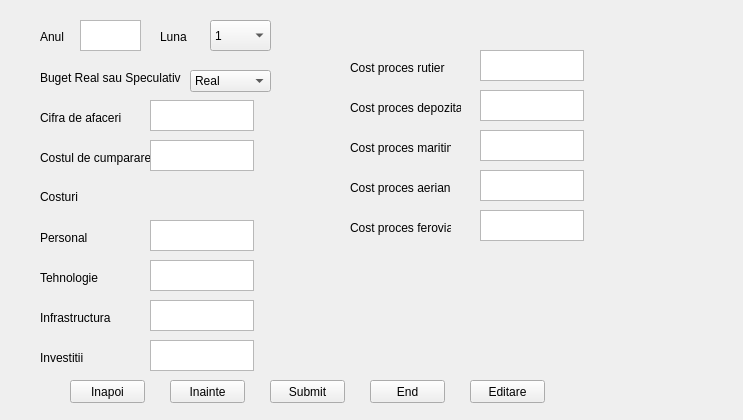
<?xml version="1.0" encoding="UTF-8"?>
<ui version="4.0">
 <class>buget</class>
 <widget class="QWidget" name="buget">
  <property name="geometry">
   <rect>
    <x>0</x>
    <y>0</y>
    <width>743</width>
    <height>420</height>
   </rect>
  </property>
  <property name="windowTitle">
   <string>Form</string>
  </property>
  <widget class="QPushButton" name="pushButton">
   <property name="geometry">
    <rect>
     <x>270</x>
     <y>380</y>
     <width>75</width>
     <height>23</height>
    </rect>
   </property>
   <property name="text">
    <string>Submit</string>
   </property>
  </widget>
  <widget class="QPushButton" name="pushButton_2">
   <property name="geometry">
    <rect>
     <x>370</x>
     <y>380</y>
     <width>75</width>
     <height>23</height>
    </rect>
   </property>
   <property name="text">
    <string>End</string>
   </property>
  </widget>
  <widget class="QLabel" name="label">
   <property name="geometry">
    <rect>
     <x>40</x>
     <y>30</y>
     <width>47</width>
     <height>13</height>
    </rect>
   </property>
   <property name="text">
    <string>Anul</string>
   </property>
  </widget>
  <widget class="QLabel" name="label_2">
   <property name="geometry">
    <rect>
     <x>40</x>
     <y>70</y>
     <width>141</width>
     <height>16</height>
    </rect>
   </property>
   <property name="text">
    <string>Buget Real sau Speculativ?</string>
   </property>
  </widget>
  <widget class="QLabel" name="label_3">
   <property name="geometry">
    <rect>
     <x>40</x>
     <y>110</y>
     <width>91</width>
     <height>16</height>
    </rect>
   </property>
   <property name="text">
    <string>Cifra de afaceri</string>
   </property>
  </widget>
  <widget class="QLabel" name="label_4">
   <property name="geometry">
    <rect>
     <x>40</x>
     <y>150</y>
     <width>111</width>
     <height>16</height>
    </rect>
   </property>
   <property name="text">
    <string>Costul de cumparare</string>
   </property>
  </widget>
  <widget class="QLabel" name="label_5">
   <property name="geometry">
    <rect>
     <x>40</x>
     <y>190</y>
     <width>47</width>
     <height>13</height>
    </rect>
   </property>
   <property name="text">
    <string>Costuri</string>
   </property>
  </widget>
  <widget class="QLabel" name="label_6">
   <property name="geometry">
    <rect>
     <x>40</x>
     <y>230</y>
     <width>71</width>
     <height>16</height>
    </rect>
   </property>
   <property name="text">
    <string>Personal</string>
   </property>
  </widget>
  <widget class="QLabel" name="label_7">
   <property name="geometry">
    <rect>
     <x>40</x>
     <y>270</y>
     <width>81</width>
     <height>16</height>
    </rect>
   </property>
   <property name="text">
    <string>Tehnologie</string>
   </property>
  </widget>
  <widget class="QLabel" name="label_8">
   <property name="geometry">
    <rect>
     <x>40</x>
     <y>310</y>
     <width>91</width>
     <height>16</height>
    </rect>
   </property>
   <property name="text">
    <string>Infrastructura</string>
   </property>
  </widget>
  <widget class="QLabel" name="label_9">
   <property name="geometry">
    <rect>
     <x>40</x>
     <y>350</y>
     <width>81</width>
     <height>16</height>
    </rect>
   </property>
   <property name="text">
    <string>Investitii</string>
   </property>
  </widget>
  <widget class="QTextEdit" name="textEdit">
   <property name="geometry">
    <rect>
     <x>80</x>
     <y>20</y>
     <width>61</width>
     <height>31</height>
    </rect>
   </property>
  </widget>
  <widget class="QComboBox" name="comboBox">
   <property name="geometry">
    <rect>
     <x>190</x>
     <y>70</y>
     <width>81</width>
     <height>22</height>
    </rect>
   </property>
   <item>
    <property name="text">
     <string>Real</string>
    </property>
   </item>
   <item>
    <property name="text">
     <string>Speculativ</string>
    </property>
   </item>
  </widget>
  <widget class="QTextEdit" name="textEdit_2">
   <property name="geometry">
    <rect>
     <x>150</x>
     <y>100</y>
     <width>104</width>
     <height>31</height>
    </rect>
   </property>
  </widget>
  <widget class="QTextEdit" name="textEdit_3">
   <property name="geometry">
    <rect>
     <x>150</x>
     <y>140</y>
     <width>104</width>
     <height>31</height>
    </rect>
   </property>
  </widget>
  <widget class="QTextEdit" name="textEdit_4">
   <property name="geometry">
    <rect>
     <x>150</x>
     <y>220</y>
     <width>104</width>
     <height>31</height>
    </rect>
   </property>
  </widget>
  <widget class="QTextEdit" name="textEdit_5">
   <property name="geometry">
    <rect>
     <x>150</x>
     <y>260</y>
     <width>104</width>
     <height>31</height>
    </rect>
   </property>
  </widget>
  <widget class="QTextEdit" name="textEdit_6">
   <property name="geometry">
    <rect>
     <x>150</x>
     <y>300</y>
     <width>104</width>
     <height>31</height>
    </rect>
   </property>
  </widget>
  <widget class="QTextEdit" name="textEdit_7">
   <property name="geometry">
    <rect>
     <x>150</x>
     <y>340</y>
     <width>104</width>
     <height>31</height>
    </rect>
   </property>
  </widget>
  <widget class="QLabel" name="label_10">
   <property name="geometry">
    <rect>
     <x>160</x>
     <y>30</y>
     <width>47</width>
     <height>13</height>
    </rect>
   </property>
   <property name="text">
    <string>Luna</string>
   </property>
  </widget>
  <widget class="QComboBox" name="comboBox_2">
   <property name="geometry">
    <rect>
     <x>210</x>
     <y>20</y>
     <width>61</width>
     <height>31</height>
    </rect>
   </property>
   <item>
    <property name="text">
     <string>1</string>
    </property>
   </item>
   <item>
    <property name="text">
     <string>2</string>
    </property>
   </item>
   <item>
    <property name="text">
     <string>3</string>
    </property>
   </item>
   <item>
    <property name="text">
     <string>4</string>
    </property>
   </item>
   <item>
    <property name="text">
     <string>5</string>
    </property>
   </item>
   <item>
    <property name="text">
     <string>6</string>
    </property>
   </item>
   <item>
    <property name="text">
     <string>7</string>
    </property>
   </item>
   <item>
    <property name="text">
     <string>8</string>
    </property>
   </item>
   <item>
    <property name="text">
     <string>9</string>
    </property>
   </item>
   <item>
    <property name="text">
     <string>10</string>
    </property>
   </item>
   <item>
    <property name="text">
     <string>11</string>
    </property>
   </item>
   <item>
    <property name="text">
     <string>12</string>
    </property>
   </item>
  </widget>
  <widget class="QLabel" name="label_11">
   <property name="geometry">
    <rect>
     <x>350</x>
     <y>60</y>
     <width>101</width>
     <height>16</height>
    </rect>
   </property>
   <property name="text">
    <string>Cost proces rutier</string>
   </property>
  </widget>
  <widget class="QLabel" name="label_12">
   <property name="geometry">
    <rect>
     <x>350</x>
     <y>100</y>
     <width>111</width>
     <height>16</height>
    </rect>
   </property>
   <property name="text">
    <string>Cost proces depozitare</string>
   </property>
  </widget>
  <widget class="QLabel" name="label_13">
   <property name="geometry">
    <rect>
     <x>350</x>
     <y>140</y>
     <width>101</width>
     <height>16</height>
    </rect>
   </property>
   <property name="text">
    <string>Cost proces maritim</string>
   </property>
  </widget>
  <widget class="QLabel" name="label_14">
   <property name="geometry">
    <rect>
     <x>350</x>
     <y>180</y>
     <width>101</width>
     <height>16</height>
    </rect>
   </property>
   <property name="text">
    <string>Cost proces aerian</string>
   </property>
  </widget>
  <widget class="QLabel" name="label_15">
   <property name="geometry">
    <rect>
     <x>350</x>
     <y>220</y>
     <width>101</width>
     <height>16</height>
    </rect>
   </property>
   <property name="text">
    <string>Cost proces feroviar</string>
   </property>
  </widget>
  <widget class="QTextEdit" name="textEdit_8">
   <property name="geometry">
    <rect>
     <x>480</x>
     <y>50</y>
     <width>104</width>
     <height>31</height>
    </rect>
   </property>
  </widget>
  <widget class="QTextEdit" name="textEdit_9">
   <property name="geometry">
    <rect>
     <x>480</x>
     <y>90</y>
     <width>104</width>
     <height>31</height>
    </rect>
   </property>
  </widget>
  <widget class="QTextEdit" name="textEdit_10">
   <property name="geometry">
    <rect>
     <x>480</x>
     <y>130</y>
     <width>104</width>
     <height>31</height>
    </rect>
   </property>
  </widget>
  <widget class="QTextEdit" name="textEdit_11">
   <property name="geometry">
    <rect>
     <x>480</x>
     <y>170</y>
     <width>104</width>
     <height>31</height>
    </rect>
   </property>
  </widget>
  <widget class="QTextEdit" name="textEdit_12">
   <property name="geometry">
    <rect>
     <x>480</x>
     <y>210</y>
     <width>104</width>
     <height>31</height>
    </rect>
   </property>
  </widget>
  <widget class="QPushButton" name="pushButton_3">
   <property name="geometry">
    <rect>
     <x>70</x>
     <y>380</y>
     <width>75</width>
     <height>23</height>
    </rect>
   </property>
   <property name="text">
    <string>Inapoi</string>
   </property>
  </widget>
  <widget class="QPushButton" name="pushButton_4">
   <property name="geometry">
    <rect>
     <x>170</x>
     <y>380</y>
     <width>75</width>
     <height>23</height>
    </rect>
   </property>
   <property name="text">
    <string>Inainte</string>
   </property>
  </widget>
  <widget class="QPushButton" name="pushButton_5">
   <property name="geometry">
    <rect>
     <x>470</x>
     <y>380</y>
     <width>75</width>
     <height>23</height>
    </rect>
   </property>
   <property name="text">
    <string>Editare</string>
   </property>
  </widget>
 </widget>
 <resources/>
 <connections/>
</ui>
